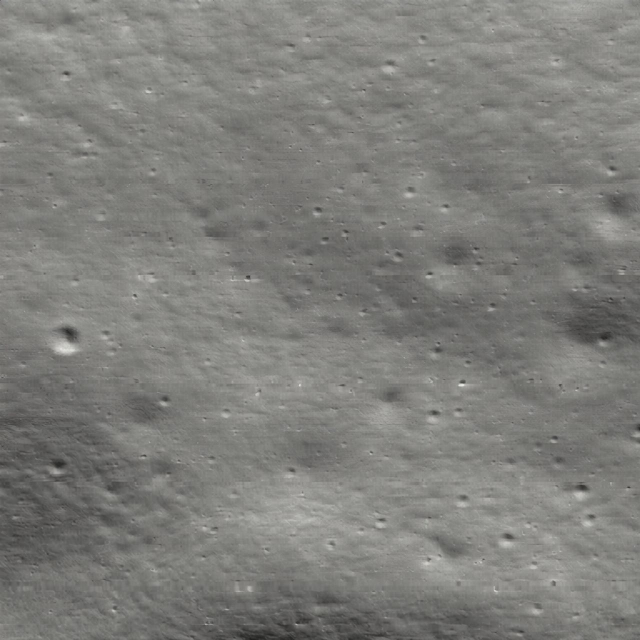
#> input picture data/raw/ch2_ohr_ncp_overlap_patch.jpg, 1280 x 1280 px (shown at 1/2 size)
$ python -i preprocessing.py   (imports and definitions only)   (older library calls are emulated)
#> lines starting #> are read from the running program, lines starting #| are printed output that depends on the picture
"""
Illumination-Invariant Preprocessing Pipeline for Lunar Imagery.
SIH26166 Compliant.
"""
from typing import Optional, Dict, Any, Union
import numpy as np
import cv2
import logging

logger = logging.getLogger(__name__)


def apply_clahe(img_u8: np.ndarray, clip_limit: float = 2.5, grid_size: tuple[int, int] = (8, 8)) -> np.ndarray:
    """
    Apply Contrast-Limited Adaptive Histogram Equalization.
    Enhances subtle shadow gradients inside craters while suppressing noise.
    """
    clahe = cv2.createCLAHE(clipLimit=clip_limit, tileGridSize=grid_size)
    return clahe.apply(img_u8)


def apply_gradient_representation(img_u8: np.ndarray) -> np.ndarray:
    """
    Compute Sobel gradient magnitude representation.
    Provides first-order illumination invariance across crater rims.
    """
    gx = cv2.Sobel(img_u8, cv2.CV_32F, 1, 0, ksize=3)
    gy = cv2.Sobel(img_u8, cv2.CV_32F, 0, 1, ksize=3)
    mag = cv2.magnitude(gx, gy)

    # Normalize magnitude to uint8
    vmax = float(np.max(mag))
    if vmax > 0:
        norm_mag = (mag / vmax * 255.0).clip(0, 255).astype(np.uint8)
    else:
        norm_mag = np.zeros_like(img_u8)
    return norm_mag


def apply_phase_congruency_proxy(img_u8: np.ndarray) -> np.ndarray:
    """
    Frequency-domain bandpass / local energy proxy for phase congruency.
    Preserves structural crater topography invariant to illumination shifts.
    """
    # Difference of Gaussians (DoG) as an efficient real-time proxy for bandpass phase congruency
    g1 = cv2.GaussianBlur(img_u8, (3, 3), 1.0)
    g2 = cv2.GaussianBlur(img_u8, (9, 9), 2.5)
    dog = cv2.subtract(g1, g2)

    # Scale to full 8-bit dynamic range
    vmax = float(np.max(dog))
    if vmax > 0:
        return ((dog / vmax) * 255.0).clip(0, 255).astype(np.uint8)
    return dog


def preprocess_image(
    img_u8: np.ndarray,
    method: str = "clahe",
    params: Optional[Dict[str, Any]] = None
) -> np.ndarray:
    """
    Dispatch preprocessing on 8-bit grayscale lunar imagery.
    Candidate methods: 'raw', 'clahe', 'gradient', 'phase_congruency'.
    """
    method = method.lower()
    params = params or {}

    if method == "raw" or method == "none":
        return img_u8.copy()

    elif method == "clahe":
        clip_limit = params.get("clip_limit", 2.5)
        grid_size = tuple(params.get("tile_grid_size", (8, 8)))
        return apply_clahe(img_u8, clip_limit=clip_limit, grid_size=grid_size)

    elif method == "gradient" or method == "sobel":
        return apply_gradient_representation(img_u8)

    elif method == "phase_congruency" or method == "bandpass":
        return apply_phase_congruency_proxy(img_u8)

    else:
        logger.warning(f"Unknown preprocessing method '{method}'. Defaulting to CLAHE.")
        return apply_clahe(img_u8)

>>> import cv2
>>> picture = cv2.imread('../../data/raw/ch2_ohr_ncp_overlap_patch.jpg', cv2.IMREAD_GRAYSCALE)
#> picture: shape (1280, 1280); min 29, max 234, mean 126.1
>>> result = preprocess_image(picture)
#> in apply_clahe, `return clahe.apply(img_u8)`:
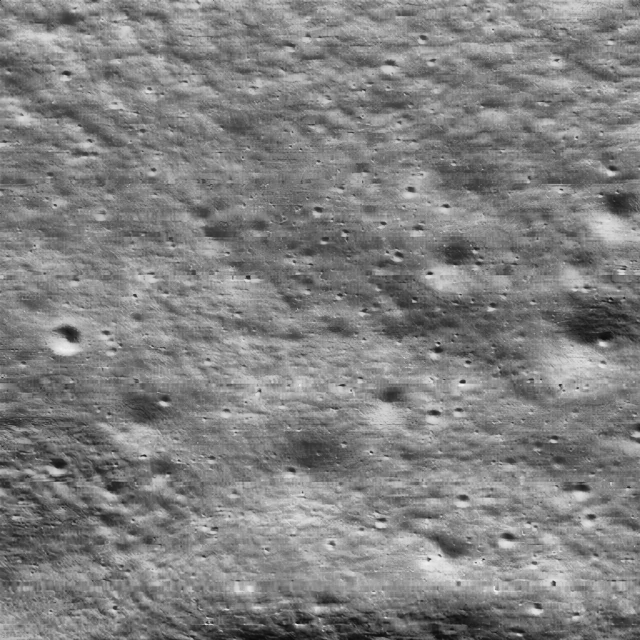
#> returned value: shape (1280, 1280) (shown at 1/2 size); min 10, max 248, mean 128.7
